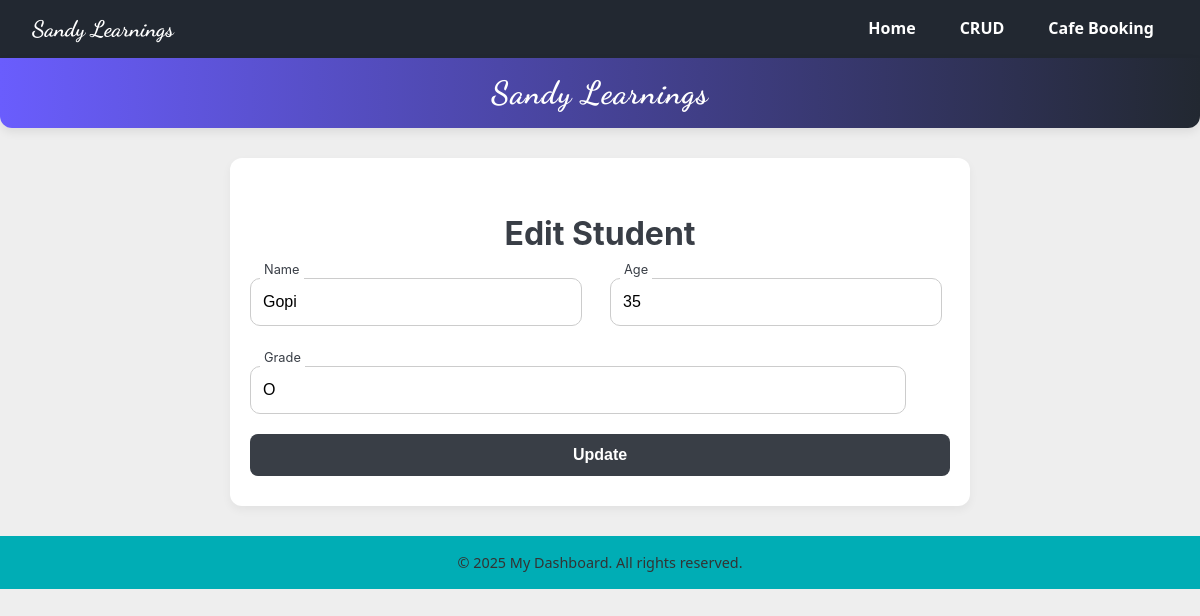
The page /students/edit/4 on the database its author committed.
### models.py (models this page shows)
class Student(Base):
    __tablename__ = "students"
    id = Column(Integer, primary_key=True, index=True)
    name = Column(String)
    age = Column(Integer)
    grade = Column(String)

### main.py (the view)
@app.get("/students/edit/{student_id}", response_class=HTMLResponse)
def edit_student_form(request: Request, student_id: int):
    db = SessionLocal()
    student = db.query(Student).get(student_id)
    db.close()
    return templates.TemplateResponse("student_form.html", {"request": request, "student": student, "title": "Edit Student"})

### templates/student_form.html
{% extends "base.html" %}
{% block content %}
<section class="form-section">
  <h1>{{ student and 'Edit' or 'Add' }} Student</h1>
  <form method="post">
    <div class="input-row">
      <div class="input-group">
        <input type="text" name="name" placeholder=" " value="{{ student.name if student else '' }}" required>
        <label>Name</label>
      </div>
      <div class="input-group">
        <input type="number" name="age" placeholder=" " value="{{ student.age if student else '' }}" required>
        <label>Age</label>
      </div>
    </div>
    <div class="input-group">
      <input type="text" name="grade" placeholder=" " value="{{ student.grade if student else '' }}" required>
      <label>Grade</label>
    </div>
    <button class="btn-primary" type="submit">{{ student and 'Update' or 'Create' }}</button>
  </form>
</section>
{% endblock %}

### static/css/style.css (style rules this page uses)
body { font-family: "Segoe UI", Tahoma, Geneva, Verdana, sans-serif; margin: 0; padding: 0; background-color: #EEEEEE; color: #333; line-height: 1.6; }
h1, h2 { color: #222; margin-bottom: 1rem; font-weight: 700; line-height: 1.2; }
.form-section { max-width: 700px; margin: 0 auto; padding: 30px 20px; background: #fff; border-radius: 12px; box-shadow: 0 4px 10px rgba(0,0,0,0.05); font-family: 'Inter', sans-serif; }
.form-section h1 { text-align: center; margin-bottom: 25px; color: #393E46; font-size: 2rem; }
.input-row { display: grid; grid-template-columns: repeat(2, 1fr); gap: 20px; margin-bottom: 20px; }
.input-group { position: relative; display: flex; flex-direction: column; margin-bottom: 20px; }
.input-group input { width: 90%; padding: 14px 12px; border: 1px solid #ccc; border-radius: 10px; background: transparent; font-size: 1rem; transition: all 0.3s ease; }
.input-group label { position: absolute; top: 50%; left: 12px; transform: translateY(-50%); background: #fff; padding: 0 4px; color: #888; font-size: 1rem; transition: 0.2s ease all; pointer-events: none; }
.input-group input:focus + label, .input-group input:not(:placeholder-shown) + label { top: -8px; left: 10px; font-size: 0.8rem; color: #393E46; }
.form-section .btn-primary { width: 100%; padding: 12px; background: #393E46; color: #fff; border: none; border-radius: 8px; font-weight: 600; font-size: 1rem; cursor: pointer; transition: background 0.3s ease; }

### rows shown on the page
Student: name "Gopi", age "35", grade "O"

### other values the page prints
{{ student and 'Edit' or 'Add' }} "Edit"
{{ student and 'Update' or 'Create' }} "Update"
{{ current_year or "2025" }} "2025"
